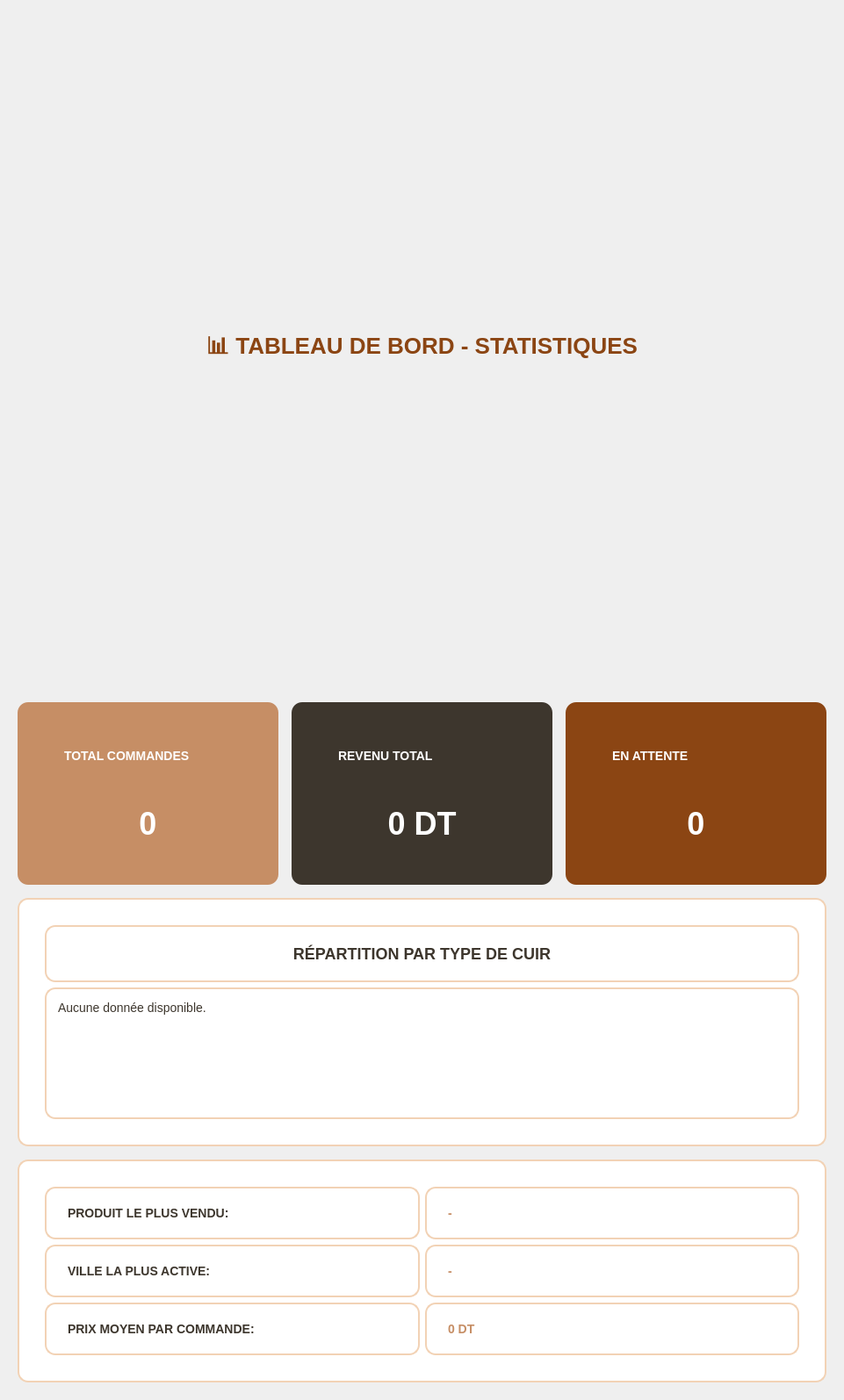
            <widget class="QWidget" name="scrollAreaWidgetContents_stats">
             <property name="geometry">
              <rect>
               <x>0</x>
               <y>0</y>
               <width>961</width>
               <height>1595</height>
              </rect>
             </property>
             <layout class="QVBoxLayout" name="pageStatsInnerLayout">
              <property name="spacing">
               <number>15</number>
              </property>
              <property name="leftMargin">
               <number>20</number>
              </property>
              <property name="topMargin">
               <number>10</number>
              </property>
              <property name="rightMargin">
               <number>20</number>
              </property>
              <property name="bottomMargin">
               <number>20</number>
              </property>
              <item>
               <widget class="QLabel" name="label_stats_title">
                <property name="styleSheet">
                 <string>font-size: 26px; font-weight: bold; color: #8B4513; padding: 20px;</string>
                </property>
                <property name="text">
                 <string>📊 TABLEAU DE BORD - STATISTIQUES</string>
                </property>
                <property name="alignment">
                 <set>Qt::AlignmentFlag::AlignCenter</set>
                </property>
               </widget>
              </item>
              <item>
               <layout class="QGridLayout" name="statsMainGrid">
                <item row="0" column="0">
                 <widget class="QFrame" name="stat_main_card_orders">
                  <property name="styleSheet">
                   <string>background-color: #C68E65; color: white; border-radius: 12px; padding: 20px;</string>
                  </property>
                  <layout class="QVBoxLayout" name="vboxMainOrders">
                   <item>
                    <widget class="QLabel" name="lbl_main_orders_title">
                     <property name="styleSheet">
                      <string>font-size: 14px; font-weight: bold;</string>
                     </property>
                     <property name="text">
                      <string>TOTAL COMMANDES</string>
                     </property>
                    </widget>
                   </item>
                   <item>
                    <widget class="QLabel" name="lbl_main_orders_value">
                     <property name="styleSheet">
                      <string>font-size: 36px; font-weight: bold;</string>
                     </property>
                     <property name="text">
                      <string>0</string>
                     </property>
                     <property name="alignment">
                      <set>Qt::AlignmentFlag::AlignCenter</set>
                     </property>
                    </widget>
                   </item>
                  </layout>
                 </widget>
                </item>
                <item row="0" column="1">
                 <widget class="QFrame" name="stat_main_card_revenue">
                  <property name="styleSheet">
                   <string>background-color: #3D362D; color: white; border-radius: 12px; padding: 20px;</string>
                  </property>
                  <layout class="QVBoxLayout" name="vboxMainRevenue">
                   <item>
                    <widget class="QLabel" name="lbl_main_revenue_title">
                     <property name="styleSheet">
                      <string>font-size: 14px; font-weight: bold;</string>
                     </property>
                     <property name="text">
                      <string>REVENU TOTAL</string>
                     </property>
                    </widget>
                   </item>
                   <item>
                    <widget class="QLabel" name="lbl_main_revenue_value">
                     <property name="styleSheet">
                      <string>font-size: 36px; font-weight: bold;</string>
                     </property>
                     <property name="text">
                      <string>0 DT</string>
                     </property>
                     <property name="alignment">
                      <set>Qt::AlignmentFlag::AlignCenter</set>
                     </property>
                    </widget>
                   </item>
                  </layout>
                 </widget>
                </item>
                <item row="0" column="2">
                 <widget class="QFrame" name="stat_main_card_pending">
                  <property name="styleSheet">
                   <string>background-color: #8B4513; color: white; border-radius: 12px; padding: 20px;</string>
                  </property>
                  <layout class="QVBoxLayout" name="vboxMainPending">
                   <item>
                    <widget class="QLabel" name="lbl_main_pending_title">
                     <property name="styleSheet">
                      <string>font-size: 14px; font-weight: bold;</string>
                     </property>
                     <property name="text">
                      <string>EN ATTENTE</string>
                     </property>
                    </widget>
                   </item>
                   <item>
                    <widget class="QLabel" name="lbl_main_pending_value">
                     <property name="styleSheet">
                      <string>font-size: 36px; font-weight: bold;</string>
                     </property>
                     <property name="text">
                      <string>0</string>
                     </property>
                     <property name="alignment">
                      <set>Qt::AlignmentFlag::AlignCenter</set>
                     </property>
                    </widget>
                   </item>
                  </layout>
                 </widget>
                </item>
                <item row="1" column="0" colspan="3">
                 <widget class="QFrame" name="stats_chart_frame">
                  <property name="styleSheet">
                   <string>background-color: white; border: 2px solid #F2D2B5; border-radius: 12px; padding: 20px;</string>
                  </property>
                  <layout class="QVBoxLayout" name="chartMainLayout">
                   <item>
                    <widget class="QLabel" name="lbl_main_chart_title">
                     <property name="styleSheet">
                      <string>font-size: 18px; font-weight: bold; color: #3D362D;</string>
                     </property>
                     <property name="text">
                      <string>RÉPARTITION PAR TYPE DE CUIR</string>
                     </property>
                     <property name="alignment">
                      <set>Qt::AlignmentFlag::AlignCenter</set>
                     </property>
                    </widget>
                   </item>
                   <item>
                    <widget class="QLabel" name="lbl_main_type_stats">
                     <property name="minimumSize">
                      <size>
                       <width>0</width>
                       <height>150</height>
                      </size>
                     </property>
                     <property name="styleSheet">
                      <string>color: #3D362D; font-size: 14px; padding: 10px;</string>
                     </property>
                     <property name="text">
                      <string>Aucune donnée disponible.</string>
                     </property>
                     <property name="alignment">
                      <set>Qt::AlignmentFlag::AlignLeading|Qt::AlignmentFlag::AlignLeft|Qt::AlignmentFlag::AlignTop</set>
                     </property>
                     <property name="wordWrap">
                      <bool>true</bool>
                     </property>
                    </widget>
                   </item>
                  </layout>
                 </widget>
                </item>
                <item row="2" column="0" colspan="3">
                 <widget class="QFrame" name="stats_main_details_container">
                  <property name="styleSheet">
                   <string>background-color: white; border: 2px solid #F2D2B5; border-radius: 12px; padding: 20px;</string>
                  </property>
                  <layout class="QGridLayout" name="statsMainDetailsGrid">
                   <item row="0" column="0">
                    <widget class="QLabel" name="lbl_main_top_product_title">
                     <property name="styleSheet">
                      <string>font-size: 14px; font-weight: bold; color: #3D362D;</string>
                     </property>
                     <property name="text">
                      <string>PRODUIT LE PLUS VENDU:</string>
                     </property>
                    </widget>
                   </item>
                   <item row="0" column="1">
                    <widget class="QLabel" name="lbl_main_top_product_value">
                     <property name="styleSheet">
                      <string>font-size: 14px; color: #C68E65; font-weight: bold;</string>
                     </property>
                     <property name="text">
                      <string>-</string>
                     </property>
                    </widget>
                   </item>
                   <item row="1" column="0">
                    <widget class="QLabel" name="lbl_main_top_city_title">
                     <property name="styleSheet">
                      <string>font-size: 14px; font-weight: bold; color: #3D362D;</string>
                     </property>
                     <property name="text">
                      <string>VILLE LA PLUS ACTIVE:</string>
                     </property>
                    </widget>
                   </item>
                   <item row="1" column="1">
                    <widget class="QLabel" name="lbl_main_top_city_value">
                     <property name="styleSheet">
                      <string>font-size: 14px; color: #C68E65; font-weight: bold;</string>
                     </property>
                     <property name="text">
                      <string>-</string>
                     </property>
                    </widget>
                   </item>
                   <item row="2" column="0">
                    <widget class="QLabel" name="lbl_main_avg_price_title">
                     <property name="styleSheet">
                      <string>font-size: 14px; font-weight: bold; color: #3D362D;</string>
                     </property>
                     <property name="text">
                      <string>PRIX MOYEN PAR COMMANDE:</string>
                     </property>
                    </widget>
                   </item>
                   <item row="2" column="1">
                    <widget class="QLabel" name="lbl_main_avg_price_value">
                     <property name="styleSheet">
                      <string>font-size: 14px; color: #C68E65; font-weight: bold;</string>
                     </property>
                     <property name="text">
                      <string>0 DT</string>
                     </property>
                    </widget>
                   </item>
                  </layout>
                 </widget>
                </item>
               </layout>
              </item>
             </layout>
            </widget>
